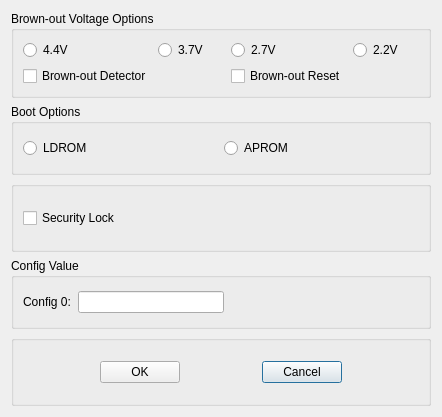
<?xml version="1.0" encoding="UTF-8"?>
<ui version="4.0">
 <class>Dialog</class>
 <widget class="QDialog" name="Dialog">
  <property name="geometry">
   <rect>
    <x>0</x>
    <y>0</y>
    <width>442</width>
    <height>417</height>
   </rect>
  </property>
  <property name="windowTitle">
   <string>Dialog</string>
  </property>
  <layout class="QGridLayout" name="gridLayout_8">
   <item row="0" column="0">
    <layout class="QVBoxLayout" name="verticalLayout">
     <item>
      <widget class="QGroupBox" name="gridGroupBox_brownout">
       <property name="title">
        <string>Brown-out Voltage Options</string>
       </property>
       <layout class="QGridLayout" name="gridLayout_7" columnstretch="1,1,1,1">
        <item row="0" column="1">
         <widget class="QRadioButton" name="radioButton_bw_v_1">
          <property name="text">
           <string>3.7V</string>
          </property>
         </widget>
        </item>
        <item row="0" column="2">
         <widget class="QRadioButton" name="radioButton_bw_v_2">
          <property name="text">
           <string>2.7V</string>
          </property>
         </widget>
        </item>
        <item row="0" column="0">
         <widget class="QRadioButton" name="radioButton_bw_v_0">
          <property name="text">
           <string>4.4V</string>
          </property>
         </widget>
        </item>
        <item row="0" column="3">
         <widget class="QRadioButton" name="radioButton_bw_v_3">
          <property name="text">
           <string>2.2V</string>
          </property>
         </widget>
        </item>
        <item row="1" column="0">
         <widget class="QCheckBox" name="checkBox_bw_0">
          <property name="text">
           <string>Brown-out Detector</string>
          </property>
         </widget>
        </item>
        <item row="1" column="2">
         <widget class="QCheckBox" name="checkBox_bw_1">
          <property name="text">
           <string>Brown-out Reset</string>
          </property>
         </widget>
        </item>
       </layout>
      </widget>
     </item>
     <item>
      <widget class="QGroupBox" name="gridGroupBox_boot">
       <property name="title">
        <string>Boot Options</string>
       </property>
       <layout class="QGridLayout" name="gridLayout_6" columnstretch="1,1">
        <item row="0" column="0">
         <widget class="QRadioButton" name="radioButton_bt_0_0">
          <property name="text">
           <string>LDROM</string>
          </property>
         </widget>
        </item>
        <item row="0" column="1">
         <widget class="QRadioButton" name="radioButton_bt_0_1">
          <property name="text">
           <string>APROM</string>
          </property>
         </widget>
        </item>
       </layout>
      </widget>
     </item>
     <item>
      <widget class="QGroupBox" name="gridGroupBox_misc">
       <layout class="QGridLayout" name="gridLayout_3" columnstretch="1,1">
        <item row="0" column="0">
         <widget class="QCheckBox" name="checkBox_security_lock">
          <property name="text">
           <string>Security Lock</string>
          </property>
         </widget>
        </item>
        <item row="0" column="1">
         <spacer name="horizontalSpacer_4">
          <property name="orientation">
           <enum>Qt::Horizontal</enum>
          </property>
          <property name="sizeHint" stdset="0">
           <size>
            <width>40</width>
            <height>20</height>
           </size>
          </property>
         </spacer>
        </item>
       </layout>
      </widget>
     </item>
     <item>
      <widget class="QGroupBox" name="gridGroupBox_config">
       <property name="title">
        <string>Config Value</string>
       </property>
       <layout class="QGridLayout" name="gridLayout" columnstretch="1,3,4">
        <item row="0" column="2">
         <spacer name="horizontalSpacer_5">
          <property name="orientation">
           <enum>Qt::Horizontal</enum>
          </property>
          <property name="sizeHint" stdset="0">
           <size>
            <width>40</width>
            <height>20</height>
           </size>
          </property>
         </spacer>
        </item>
        <item row="0" column="1">
         <widget class="QLineEdit" name="lineEdit_config0"/>
        </item>
        <item row="0" column="0">
         <widget class="QLabel" name="label_config0">
          <property name="text">
           <string>Config 0:</string>
          </property>
         </widget>
        </item>
       </layout>
      </widget>
     </item>
     <item>
      <widget class="QGroupBox" name="gridGroupBox_OK">
       <layout class="QGridLayout" name="gridLayout_2">
        <item row="0" column="2">
         <spacer name="horizontalSpacer">
          <property name="orientation">
           <enum>Qt::Horizontal</enum>
          </property>
          <property name="sizeHint" stdset="0">
           <size>
            <width>40</width>
            <height>20</height>
           </size>
          </property>
         </spacer>
        </item>
        <item row="0" column="3">
         <widget class="QPushButton" name="pushButton_Cancel">
          <property name="text">
           <string>Cancel</string>
          </property>
         </widget>
        </item>
        <item row="0" column="1">
         <widget class="QPushButton" name="pushButton_OK">
          <property name="text">
           <string>OK</string>
          </property>
         </widget>
        </item>
        <item row="0" column="0">
         <spacer name="horizontalSpacer_2">
          <property name="orientation">
           <enum>Qt::Horizontal</enum>
          </property>
          <property name="sizeHint" stdset="0">
           <size>
            <width>40</width>
            <height>20</height>
           </size>
          </property>
         </spacer>
        </item>
        <item row="0" column="4">
         <spacer name="horizontalSpacer_3">
          <property name="orientation">
           <enum>Qt::Horizontal</enum>
          </property>
          <property name="sizeHint" stdset="0">
           <size>
            <width>40</width>
            <height>20</height>
           </size>
          </property>
         </spacer>
        </item>
       </layout>
      </widget>
     </item>
    </layout>
   </item>
  </layout>
 </widget>
 <resources/>
 <connections/>
</ui>
